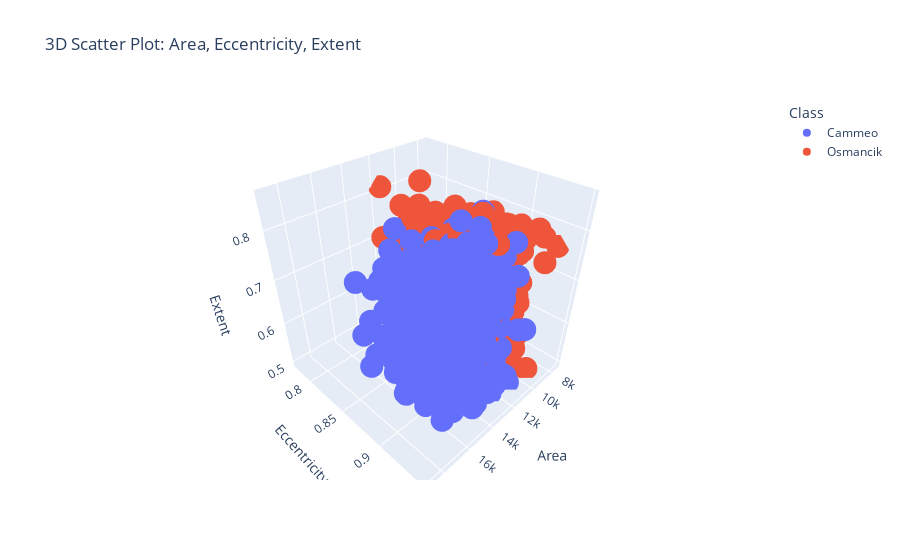

Notebook cell for this chart:
### Markdown cell above
## Task 2: Visualize samples in 3D

Try graphing three of the features in 3D against each other.

### Code cell
# Plot three features in 3D by specifying their names.

# Step 1: Define the features for the 3D plot.
# These variables specify which features will be plotted on the x, y, and z axes.
# You can change their values to explore different combinations of features.
x_axis_data = 'Area'  # Feature for the x-axis
y_axis_data = 'Eccentricity'  # Feature for the y-axis
z_axis_data = 'Extent'  # Feature for the z-axis

# Step 2: Create a 3D scatter plot using Plotly Express.
# The `scatter_3d()` function generates a 3D visualization where:
# - `x` specifies the feature to plot on the x-axis.
# - `y` specifies the feature to plot on the y-axis.
# - `z` specifies the feature to plot on the z-axis.
# - `color` groups the data points by the 'Class' column (e.g., different rice types).
fig = px.scatter_3d(
    rice_dataset,  # The dataset to use for the plot
    x=x_axis_data,  # Data for the x-axis
    y=y_axis_data,  # Data for the y-axis
    z=z_axis_data,  # Data for the z-axis
    color='Class',  # Color points by the 'Class' column
    title=f"3D Scatter Plot: {x_axis_data}, {y_axis_data}, {z_axis_data}",  # Add a title
    labels={  # Provide axis labels
        x_axis_data: x_axis_data,
        y_axis_data: y_axis_data,
        z_axis_data: z_axis_data
    }
)

# Step 3: Display the interactive 3D plot.
# The `.show()` method renders the plot in an interactive format, allowing rotation, zoom, and exploration.
fig.show()

# Notes for Beginners:
# - 3D scatter plots are useful for visualizing relationships between three features.
# - The `color='Class'` argument differentiates data points by their class, showing how the classes separate in 3D space.
# - You can change `x_axis_data`, `y_axis_data`, and `z_axis_data` to plot different feature combinations.
# - In the VSCode notebook, interactive 3D plots allow you to rotate and zoom into the visualization for a deeper understanding.

### Figure 1 — Plotly figure (JSON) as saved in the notebook; plotly's stock layout.template omitted (floating-point values rounded to 4 significant figures; data arrays with more than 128 entries replaced by an {"elided": "..."} marker saying what was removed)
{"data": [{"hovertemplate": "Class=Cammeo<br>Area=%{x}<br>Eccentricity=%{y}<br>Extent=%{z}<extra></extra>", "legendgroup": "Cammeo", "marker": {"color": "#636efa", "symbol": "circle"}, "mode": "markers", "name": "Cammeo", "scene": "scene", "showlegend": true, "type": "scatter3d", "x": {"elided": "1630 int values"}, "y": {"elided": "1630 float values"}, "z": {"elided": "1630 float values"}}, {"hovertemplate": "Class=Osmancik<br>Area=%{x}<br>Eccentricity=%{y}<br>Extent=%{z}<extra></extra>", "legendgroup": "Osmancik", "marker": {"color": "#EF553B", "symbol": "circle"}, "mode": "markers", "name": "Osmancik", "scene": "scene", "showlegend": true, "type": "scatter3d", "x": {"elided": "2180 int values"}, "y": {"elided": "2180 float values"}, "z": {"elided": "2180 float values"}}], "layout": {"legend": {"title": {"text": "Class"}, "tracegroupgap": 0}, "scene": {"domain": {"x": [0, 1], "y": [0, 1]}, "xaxis": {"title": {"text": "Area"}}, "yaxis": {"title": {"text": "Eccentricity"}}, "zaxis": {"title": {"text": "Extent"}}}, "title": {"text": "3D Scatter Plot: Area, Eccentricity, Extent"}}}
